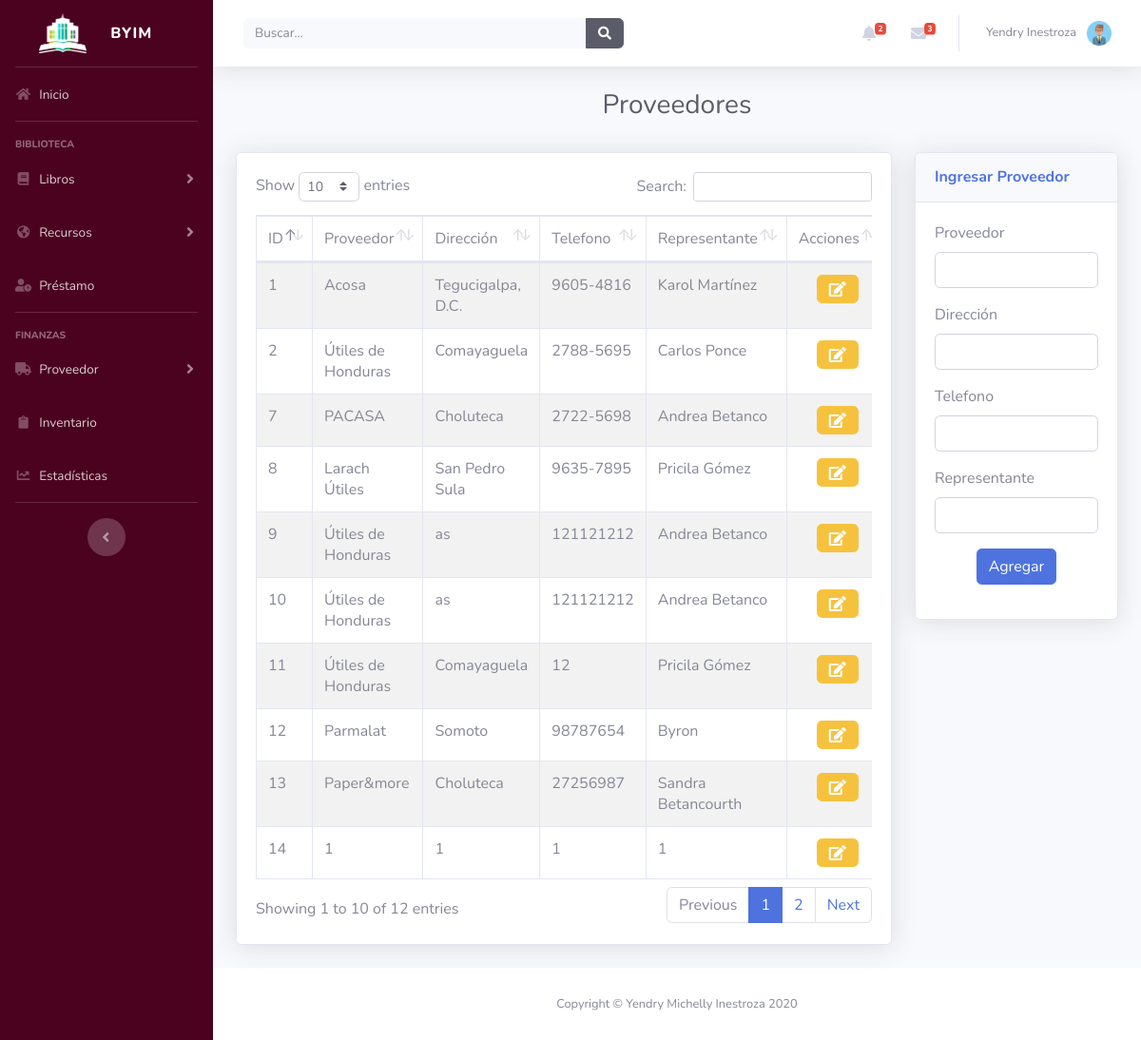
Page /proveedor/verProveedores on the committed database.
### tables this page shows
CREATE TABLE `proveedores` (
  `p_id` int(11) NOT NULL,
  `nom_prov` varchar(255) NOT NULL,
  `dir_prov` varchar(255) NOT NULL,
  `tel_prov` varchar(25) NOT NULL,
  `rep_prov` varchar(60) NOT NULL
);

### config/Model.php (called while the page is built, shortened)
<?php
class Model
{
    public function __construct()
    {
        $this->_db= new Database();
    }
}

### index.php (called while the page is built, shortened)
<?php
require_once APP_PATH . 'Model.php';
$rutas = new Rutas();
$rutas->run();

### Models/proveedoresModel.php (the view, shortened to what this page needs)
<?php
    class proveedoresModel extends Model{
    public function getproveedor(){
        $fila = $this->_db->query("SELECT * FROM proveedores")->fetchAll();
        $table ='';
        foreach($fila AS $s){
            $datosp= json_encode($s);
            $table .='
            <tr>
                <td>'.$s['p_id'].'</td>
                <td>'.$s['nom_prov'].'</td>
                <td>'.$s['dir_prov'].'</td>
                <td>'.$s['tel_prov'].'</td>
                <td>'.$s['rep_prov'].'</td>
                <td class="text-center"><button class="btn btn-Warning editBoton" data-prov=\''.$datosp.'\' data-target="#Editar_prove" data-toggle="modal">
                <i class="fas fa-edit"></i></button></td>
            </tr>
                ';
                }
                return $table;
            }
    }

### rows in the picture
proveedores: p_id "1", nom_prov "Acosa", dir_prov "Tegucigalpa, D.C.", tel_prov "9605-4816", rep_prov "Karol Martínez"
proveedores: p_id "2", nom_prov "Útiles de Honduras", dir_prov "Comayaguela", tel_prov "2788-5695", rep_prov "Carlos Ponce"
proveedores: p_id "7", nom_prov "PACASA", dir_prov "Choluteca", tel_prov "2722-5698", rep_prov "Andrea Betanco"
proveedores: p_id "8", nom_prov "Larach Útiles", dir_prov "San Pedro Sula", tel_prov "9635-7895", rep_prov "Pricila Gómez"
proveedores: p_id "9", nom_prov "Útiles de Honduras", dir_prov "as", tel_prov "121121212", rep_prov "Andrea Betanco"
proveedores: p_id "10", nom_prov "Útiles de Honduras", dir_prov "as", tel_prov "121121212", rep_prov "Andrea Betanco"
proveedores: p_id "11", nom_prov "Útiles de Honduras", dir_prov "Comayaguela", tel_prov "12", rep_prov "Pricila Gómez"
proveedores: p_id "12", nom_prov "Parmalat", dir_prov "Somoto", tel_prov "98787654", rep_prov "Byron"
proveedores: p_id "13", nom_prov "Paper&more", dir_prov "Choluteca", tel_prov "27256987", rep_prov "Sandra Betancourth"
proveedores: p_id "14", nom_prov "1", dir_prov "1", tel_prov "1", rep_prov "1"
